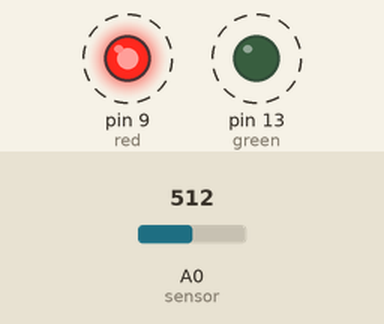
The sketch below on a simulated Arduino Uno, built with avr-gcc and run on an emulated ATmega328P. On the bench: output pins drawn as LEDs (lit = HIGH). Dashed ring = blinking. The inputs (shaded band) are chosen by the test bench; at power-on: A0 (sensor) = 512. No radio packets arrive unless stated; what the sketch prints to the serial monitor is not drawn.

Above: at 0.15 s.
Timing chart, 0 to 3.0 s (numbered marks = the images above):
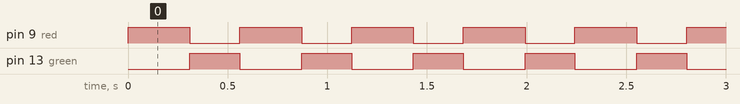

The sketch:

OPEN_CLP_TRANSMISSOR_07.ino
```cpp
#include <Arduino.h>

//Programa : Comunicacao com Modulo RF 433 - Emissor
//Autor : aravecchia@gmail.com

#include <VirtualWire.h>

int green = 13;
int red = 9;
int sensor = A0;
int leitura;
int valor;
int texto;
int comprimento;

int rf = 4;
char *msg;

int t = 250;
int bps = 5000;

boolean estado = 0;

void setup()
{
  Serial.begin(9600);
  pinMode(green, OUTPUT);
  pinMode(red, OUTPUT);
  pinMode(sensor, INPUT);

  //Pino ligado ao pino DATA do transmissor RF
  vw_set_tx_pin(rf);
  //Velocidade de comunicacao (bits por segundo)
  vw_setup(bps);
}

void loop()
{
  leitura = analogRead(sensor);
  digitalWrite(green, estado);
  digitalWrite(red, !estado);
  delay(t);

  //msg = "DOMINAR O MUNDO";
  valor = map(leitura, 0, 1023, 0, 127);

  Serial.print(leitura);
  Serial.print(" - ");
  texto = char(valor);
   Serial.println(texto);

  msg = "DOMINAR O MUNDO";
  //Envio dos dados
  vw_send(( uint8_t *)&texto, 10);
  //Aguarda envio dos dados
  vw_wait_tx();

  //Desliga o led da porta 13 ao final da transmissao
  digitalWrite(green, !estado);
  digitalWrite(red, estado);
  delay(t);
}
```

Measured:
- by itself, pin 9 (red): alternates HIGH for 0.31 s and LOW for 0.25 s
- by itself, pin 13 (green): alternates HIGH for 0.25 s and LOW for 0.31 s
